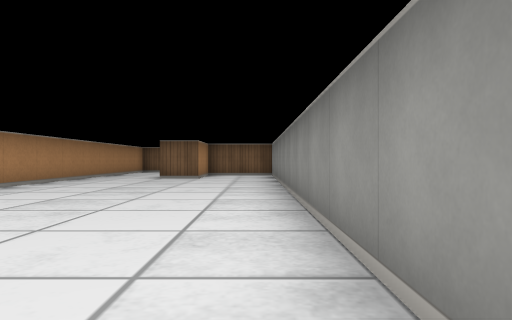
View 1 (above)

12 first-person views from a walk through a cub3D level. The camera is about half as high as the walls, looks level and sees 70° across. The floor is counted in squares. Each view is taken from the middle of a square. On the plan, view 1 faces up. The plan holds only what a view shows up to about 9 squares ahead; the rest is blank.

View 2
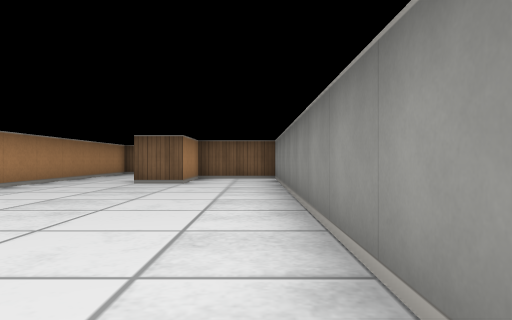

View 3
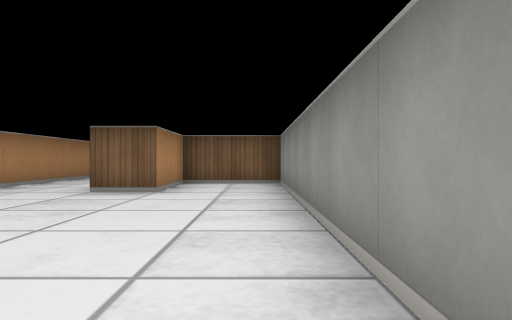

View 4
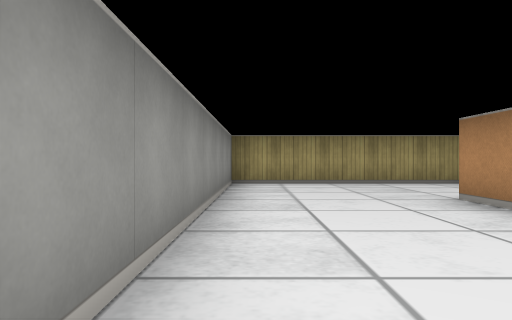

View 5
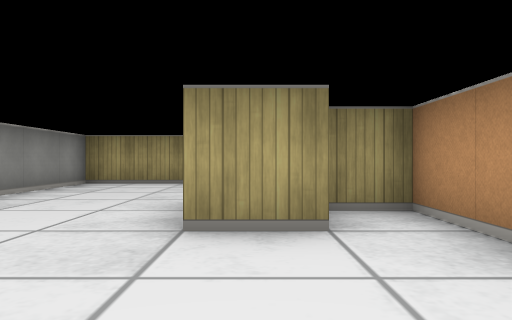

View 6
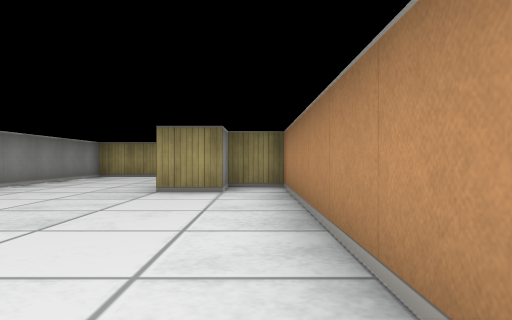

View 7
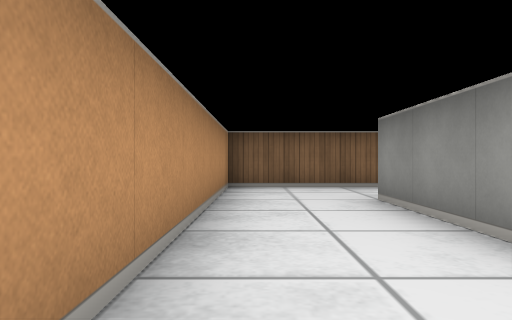

View 8
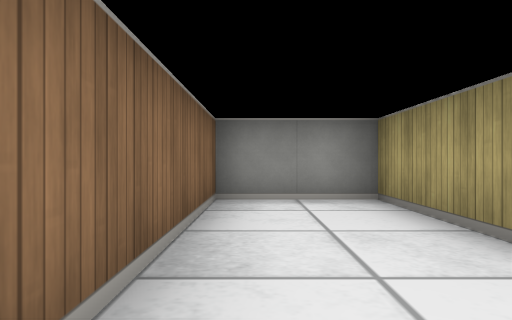

View 9
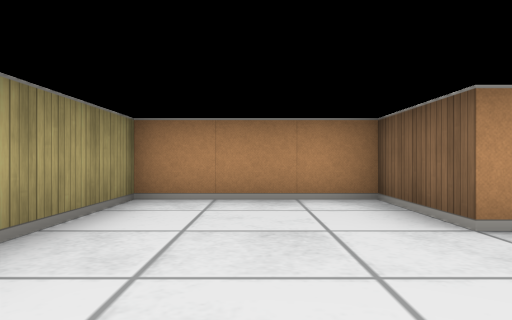

View 10
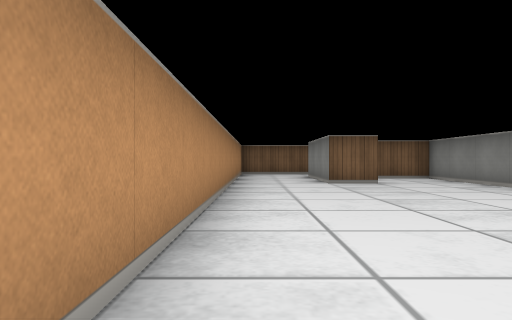

View 11
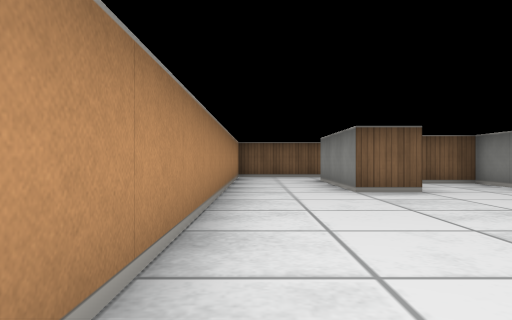

View 12
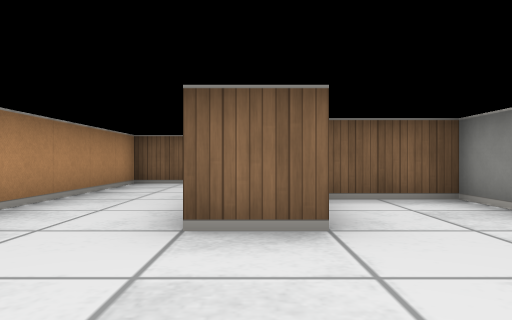

### Floor plan
Points are (right, up) in squares from view 1. A wall is a line through its corners. A room is listed if a view was taken in it or the views show most of it. See-through windows are left out.
Room 1 (views 1, 2, 3, 4, 5, 6, 7, 8, 9, 10, 11, 12)
walls: (-2.5, 0.5) (-2.5, -0.5) (-4.5, -0.5) (-4.5, -3.5) (0.5, -3.5) (0.5, 11.5) (-1.5, 11.5) (-1.5, 9.5) (-2.5, 9.5) (-2.5, 12.5); (-1.9, 12.5) (0.5, 12.5) (0.5, 14.5) (-4.5, 14.5) (-4.5, 0.5) (-3.5, 0.5) (-3.5, 1.5) (-2.5, 1.5)

Where each view was taken, in squares from view 1:
view 1: 0 up, 0 right, facing up
view 2: 2 up, 0 right, facing up
view 3: 4 up, 0 right, facing up
view 4: 4 up, 0 right, facing down
view 5: 4 up, 3 left, facing down
view 6: 7 up, 4 left, facing down
view 7: 8 up, 4 left, facing up
view 8: 14 up, 4 left, facing right
view 9: 2 down, 0 right, facing left
view 10: 2 up, 4 left, facing up
view 11: 4 up, 4 left, facing up
view 12: 7 up, 2 left, facing up
